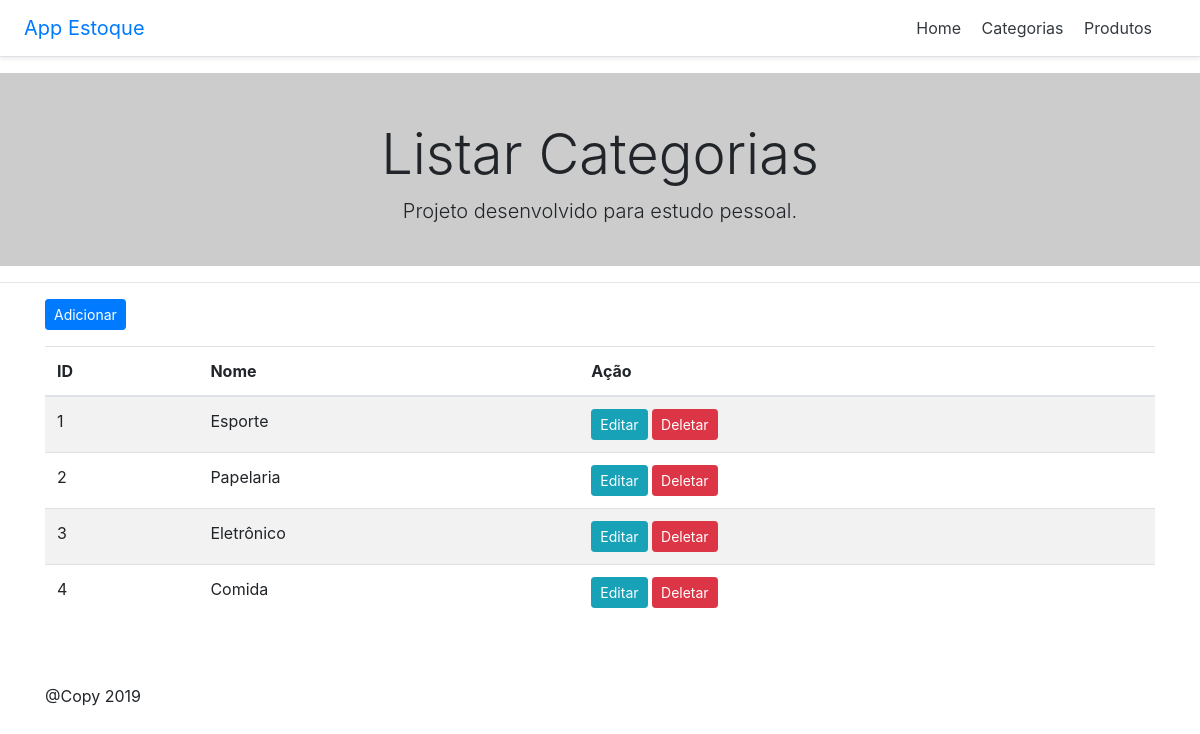
The page /index.php/categorias on the database its author committed.
### tables this page shows
CREATE TABLE `categorias` (
  `id` int(11) NOT NULL,
  `nome` varchar(150) NOT NULL
);

### application/controllers/Categorias.php (called while the page is built, shortened)
<?php
class Categorias extends CI_Controller{
	public function __construct()
	{
		$this->load->model('Categorias_model');
	}
	public function index()
	{
		$this->load->helper('form');
		$this->load->library('form_validation');
		$dados = array(
			'title' => 'App Estoque',
			'msg' => 'Listar Categorias',
			'cats' =>$this->Categorias_model->getCategoria()
		);
		$this->form_validation->set_rules('nome', 'Nome Categoria', 'required');
		if ($this->form_validation->run() === false) {
			$this->load->view('template/header', $dados);
			$this->load->view('categorias/index', $dados);
			$this->load->view('template/footer');
			} else{
				$cat = $this->Categorias_model->setCategoria();
				$dados['msg'] = "Categoria Cadastrada com Sucesso";
				$dados['log'] = true;
				$dados['cat'] = $cat;
				echo json_encode($dados);
			}
	}
}

### index.php (called while the page is built, shortened)
<?php
require_once BASEPATH.'core/CodeIgniter.php';

### application/models/Categorias_model.php (called while the page is built, shortened)
<?php
class Categorias_model extends CI_Model
{
	public function getCategoria($id = false)
	{
		if($id === false){
			$query = $this->db->get('categorias');
			return $query->result_array();
		}else{
			$query = $this->db->get_where('categorias', array('id' => $id));
			return $query->row_array();
		}
	}
}

### application/views/categorias/index.php (the view, shortened to what this page needs)
<div class="pricing-header px-3 py-3 pt-md-5 pb-md-4 mx-auto text-center" style="background-color: #ccc">
  <h1 class="display-4"><?php echo $msg ?></h1>
  <p class="lead">Projeto desenvolvido para estudo pessoal.</p>
</div>
<hr>
<div class="container">
<p><a href="categorias/add" class="btn btn-sm btn-primary pull-right" data-toggle="modal" data-target="#add">Adicionar</a>
</p>
	<table class="table table-striped" id="table">
		<thead>
			<tr>
				<th>ID</th>
				<th>Nome</th>
				<th>Ação </th>
			</tr>
		</thead>
		<tbody>
			<?php foreach($cats as $c) {?>
			<tr>
				<td><?php echo $c['id']?></td>
				<td><?php echo $c['nome']?></td>
				<td>
					<a href="categorias/edit/<?php echo $c['id'] ?>" class="btn btn-sm btn-info">Editar</a>
					<a href="#" data-id="<?php echo $c['id'] ?>" class="btn btn-sm btn-danger delCat">Deletar</a>
				</td>
			</tr>
			<?php } ?>
		</tbody>
	</table>

### rows shown on the page
categorias: id "1", nome "Esporte"
categorias: id "2", nome "Papelaria"
categorias: id "3", nome "Eletrônico"
categorias: id "4", nome "Comida"

### other values the page prints
$title "App Estoque"
$msg "Listar Categorias"
